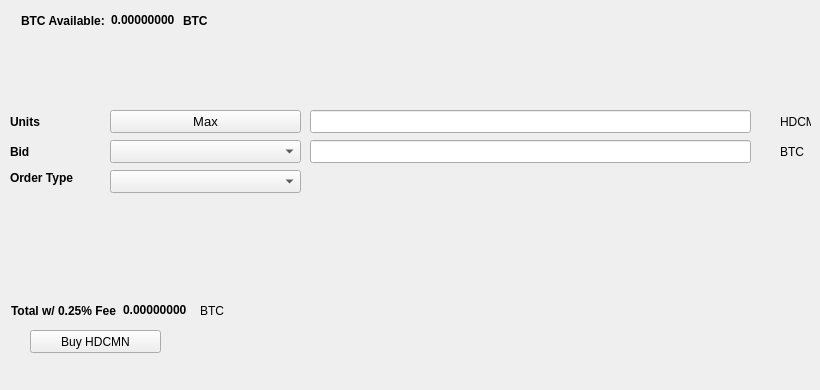
   <widget class="QWidget" name="BuyTab">
    <attribute name="title">
     <string>Buy</string>
    </attribute>
    <widget class="QPushButton" name="BuyHDCMN">
     <property name="geometry">
      <rect>
       <x>30</x>
       <y>330</y>
       <width>131</width>
       <height>23</height>
      </rect>
     </property>
     <property name="text">
      <string>Buy HDCMN</string>
     </property>
     <property name="icon">
      <iconset resource="../hondaiscoinmn.qrc">
       <normaloff>:/icons/bitcoin</normaloff>:/icons/bitcoin</iconset>
     </property>
    </widget>
    <widget class="QLabel" name="label_3">
     <property name="geometry">
      <rect>
       <x>10</x>
       <y>110</y>
       <width>46</width>
       <height>23</height>
      </rect>
     </property>
     <property name="font">
      <font>
       <weight>75</weight>
       <bold>true</bold>
      </font>
     </property>
     <property name="text">
      <string>Units</string>
     </property>
    </widget>
    <widget class="QLineEdit" name="UnitsInput">
     <property name="geometry">
      <rect>
       <x>310</x>
       <y>110</y>
       <width>441</width>
       <height>23</height>
      </rect>
     </property>
     <property name="font">
      <font>
       <pointsize>9</pointsize>
       <weight>75</weight>
       <bold>true</bold>
      </font>
     </property>
    </widget>
    <widget class="QLineEdit" name="BuyBidPriceEdit">
     <property name="geometry">
      <rect>
       <x>310</x>
       <y>140</y>
       <width>441</width>
       <height>23</height>
      </rect>
     </property>
     <property name="font">
      <font>
       <pointsize>9</pointsize>
       <weight>75</weight>
       <bold>true</bold>
      </font>
     </property>
    </widget>
    <widget class="QLabel" name="label_4">
     <property name="geometry">
      <rect>
       <x>780</x>
       <y>110</y>
       <width>31</width>
       <height>23</height>
      </rect>
     </property>
     <property name="text">
      <string>HDCMN</string>
     </property>
    </widget>
    <widget class="QLabel" name="label_5">
     <property name="geometry">
      <rect>
       <x>780</x>
       <y>140</y>
       <width>31</width>
       <height>23</height>
      </rect>
     </property>
     <property name="text">
      <string>BTC</string>
     </property>
    </widget>
    <widget class="QLabel" name="label_6">
     <property name="geometry">
      <rect>
       <x>10</x>
       <y>140</y>
       <width>46</width>
       <height>23</height>
      </rect>
     </property>
     <property name="font">
      <font>
       <weight>75</weight>
       <bold>true</bold>
      </font>
     </property>
     <property name="text">
      <string>Bid</string>
     </property>
    </widget>
    <widget class="QLabel" name="label_7">
     <property name="geometry">
      <rect>
       <x>10</x>
       <y>170</y>
       <width>91</width>
       <height>16</height>
      </rect>
     </property>
     <property name="font">
      <font>
       <weight>75</weight>
       <bold>true</bold>
      </font>
     </property>
     <property name="text">
      <string>Order Type</string>
     </property>
    </widget>
    <widget class="QPushButton" name="Buy_Max_Amount">
     <property name="geometry">
      <rect>
       <x>110</x>
       <y>110</y>
       <width>191</width>
       <height>23</height>
      </rect>
     </property>
     <property name="font">
      <font>
       <pointsize>10</pointsize>
      </font>
     </property>
     <property name="text">
      <string>Max</string>
     </property>
    </widget>
    <widget class="QComboBox" name="BuyBidcomboBox">
     <property name="geometry">
      <rect>
       <x>110</x>
       <y>140</y>
       <width>191</width>
       <height>23</height>
      </rect>
     </property>
     <property name="font">
      <font>
       <pointsize>10</pointsize>
      </font>
     </property>
    </widget>
    <widget class="QComboBox" name="buyOrdertypeCombo">
     <property name="geometry">
      <rect>
       <x>110</x>
       <y>170</y>
       <width>191</width>
       <height>23</height>
      </rect>
     </property>
     <property name="font">
      <font>
       <pointsize>10</pointsize>
      </font>
     </property>
    </widget>
    <widget class="QWidget" name="layoutWidget1">
     <property name="geometry">
      <rect>
       <x>21</x>
       <y>11</y>
       <width>227</width>
       <height>19</height>
      </rect>
     </property>
     <layout class="QHBoxLayout" name="horizontalLayout_3">
      <item>
       <widget class="QLabel" name="label232">
        <property name="font">
         <font>
          <weight>75</weight>
          <bold>true</bold>
         </font>
        </property>
        <property name="text">
         <string>BTC Available:</string>
        </property>
       </widget>
      </item>
      <item>
       <widget class="QLabel" name="BtcAvailableLbl">
        <property name="palette">
         <palette>
          <active>
           <colorrole role="WindowText">
            <brush brushstyle="SolidPattern">
             <color alpha="255">
              <red>0</red>
              <green>0</green>
              <blue>0</blue>
             </color>
            </brush>
           </colorrole>
           <colorrole role="Button">
            <brush brushstyle="SolidPattern">
             <color alpha="255">
              <red>0</red>
              <green>170</green>
              <blue>0</blue>
             </color>
            </brush>
           </colorrole>
           <colorrole role="Light">
            <brush brushstyle="SolidPattern">
             <color alpha="255">
              <red>0</red>
              <green>255</green>
              <blue>0</blue>
             </color>
            </brush>
           </colorrole>
           <colorrole role="Midlight">
            <brush brushstyle="SolidPattern">
             <color alpha="255">
              <red>0</red>
              <green>212</green>
              <blue>0</blue>
             </color>
            </brush>
           </colorrole>
           <colorrole role="Dark">
            <brush brushstyle="SolidPattern">
             <color alpha="255">
              <red>0</red>
              <green>85</green>
              <blue>0</blue>
             </color>
            </brush>
           </colorrole>
           <colorrole role="Mid">
            <brush brushstyle="SolidPattern">
             <color alpha="255">
              <red>0</red>
              <green>113</green>
              <blue>0</blue>
             </color>
            </brush>
           </colorrole>
           <colorrole role="Text">
            <brush brushstyle="SolidPattern">
             <color alpha="255">
              <red>0</red>
              <green>170</green>
              <blue>0</blue>
             </color>
            </brush>
           </colorrole>
           <colorrole role="BrightText">
            <brush brushstyle="SolidPattern">
             <color alpha="255">
              <red>255</red>
              <green>255</green>
              <blue>255</blue>
             </color>
            </brush>
           </colorrole>
           <colorrole role="ButtonText">
            <brush brushstyle="SolidPattern">
             <color alpha="255">
              <red>0</red>
              <green>0</green>
              <blue>0</blue>
             </color>
            </brush>
           </colorrole>
           <colorrole role="Base">
            <brush brushstyle="SolidPattern">
             <color alpha="255">
              <red>255</red>
              <green>255</green>
              <blue>255</blue>
             </color>
            </brush>
           </colorrole>
           <colorrole role="Window">
            <brush brushstyle="SolidPattern">
             <color alpha="255">
              <red>0</red>
              <green>170</green>
              <blue>0</blue>
             </color>
            </brush>
           </colorrole>
           <colorrole role="Shadow">
            <brush brushstyle="SolidPattern">
             <color alpha="255">
              <red>0</red>
              <green>0</green>
              <blue>0</blue>
             </color>
            </brush>
           </colorrole>
           <colorrole role="AlternateBase">
            <brush brushstyle="SolidPattern">
             <color alpha="255">
              <red>127</red>
              <green>212</green>
              <blue>127</blue>
             </color>
            </brush>
           </colorrole>
           <colorrole role="ToolTipBase">
            <brush brushstyle="SolidPattern">
             <color alpha="255">
              <red>255</red>
              <green>255</green>
              <blue>220</blue>
             </color>
            </brush>
           </colorrole>
           <colorrole role="ToolTipText">
            <brush brushstyle="SolidPattern">
             <color alpha="255">
              <red>0</red>
              <green>0</green>
              <blue>0</blue>
             </color>
            </brush>
           </colorrole>
          </active>
          <inactive>
           <colorrole role="WindowText">
            <brush brushstyle="SolidPattern">
             <color alpha="255">
              <red>0</red>
              <green>0</green>
              <blue>0</blue>
             </color>
            </brush>
           </colorrole>
           <colorrole role="Button">
            <brush brushstyle="SolidPattern">
             <color alpha="255">
              <red>0</red>
              <green>170</green>
              <blue>0</blue>
             </color>
            </brush>
           </colorrole>
           <colorrole role="Light">
            <brush brushstyle="SolidPattern">
             <color alpha="255">
              <red>0</red>
              <green>255</green>
              <blue>0</blue>
             </color>
            </brush>
           </colorrole>
           <colorrole role="Midlight">
            <brush brushstyle="SolidPattern">
             <color alpha="255">
              <red>0</red>
              <green>212</green>
              <blue>0</blue>
             </color>
            </brush>
           </colorrole>
           <colorrole role="Dark">
            <brush brushstyle="SolidPattern">
             <color alpha="255">
              <red>0</red>
              <green>85</green>
              <blue>0</blue>
             </color>
            </brush>
           </colorrole>
           <colorrole role="Mid">
            <brush brushstyle="SolidPattern">
             <color alpha="255">
              <red>0</red>
              <green>113</green>
              <blue>0</blue>
             </color>
            </brush>
           </colorrole>
           <colorrole role="Text">
            <brush brushstyle="SolidPattern">
             <color alpha="255">
              <red>0</red>
              <green>170</green>
              <blue>0</blue>
             </color>
            </brush>
           </colorrole>
           <colorrole role="BrightText">
            <brush brushstyle="SolidPattern">
             <color alpha="255">
              <red>255</red>
              <green>255</green>
              <blue>255</blue>
             </color>
            </brush>
           </colorrole>
           <colorrole role="ButtonText">
            <brush brushstyle="SolidPattern">
             <color alpha="255">
              <red>0</red>
              <green>0</green>
              <blue>0</blue>
             </color>
            </brush>
           </colorrole>
           <colorrole role="Base">
            <brush brushstyle="SolidPattern">
             <color alpha="255">
              <red>255</red>
              <green>255</green>
              <blue>255</blue>
             </color>
            </brush>
           </colorrole>
           <colorrole role="Window">
            <brush brushstyle="SolidPattern">
             <color alpha="255">
              <red>0</red>
              <green>170</green>
              <blue>0</blue>
             </color>
            </brush>
           </colorrole>
           <colorrole role="Shadow">
            <brush brushstyle="SolidPattern">
             <color alpha="255">
              <red>0</red>
              <green>0</green>
              <blue>0</blue>
             </color>
            </brush>
           </colorrole>
           <colorrole role="AlternateBase">
            <brush brushstyle="SolidPattern">
             <color alpha="255">
              <red>127</red>
              <green>212</green>
              <blue>127</blue>
             </color>
            </brush>
           </colorrole>
           <colorrole role="ToolTipBase">
            <brush brushstyle="SolidPattern">
             <color alpha="255">
              <red>255</red>
              <green>255</green>
              <blue>220</blue>
             </color>
            </brush>
           </colorrole>
           <colorrole role="ToolTipText">
            <brush brushstyle="SolidPattern">
             <color alpha="255">
              <red>0</red>
              <green>0</green>
              <blue>0</blue>
             </color>
            </brush>
           </colorrole>
          </inactive>
          <disabled>
           <colorrole role="WindowText">
            <brush brushstyle="SolidPattern">
             <color alpha="255">
              <red>0</red>
              <green>85</green>
              <blue>0</blue>
             </color>
            </brush>
           </colorrole>
           <colorrole role="Button">
            <brush brushstyle="SolidPattern">
             <color alpha="255">
              <red>0</red>
              <green>170</green>
              <blue>0</blue>
             </color>
            </brush>
           </colorrole>
           <colorrole role="Light">
            <brush brushstyle="SolidPattern">
             <color alpha="255">
              <red>0</red>
              <green>255</green>
              <blue>0</blue>
             </color>
            </brush>
           </colorrole>
           <colorrole role="Midlight">
            <brush brushstyle="SolidPattern">
             <color alpha="255">
              <red>0</red>
              <green>212</green>
              <blue>0</blue>
             </color>
            </brush>
           </colorrole>
           <colorrole role="Dark">
            <brush brushstyle="SolidPattern">
             <color alpha="255">
              <red>0</red>
              <green>85</green>
              <blue>0</blue>
             </color>
            </brush>
           </colorrole>
           <colorrole role="Mid">
            <brush brushstyle="SolidPattern">
             <color alpha="255">
              <red>0</red>
              <green>113</green>
              <blue>0</blue>
             </color>
            </brush>
           </colorrole>
           <colorrole role="Text">
            <brush brushstyle="SolidPattern">
             <color alpha="255">
              <red>0</red>
              <green>85</green>
              <blue>0</blue>
             </color>
            </brush>
           </colorrole>
           <colorrole role="BrightText">
            <brush brushstyle="SolidPattern">
             <color alpha="255">
              <red>255</red>
              <green>255</green>
              <blue>255</blue>
             </color>
            </brush>
           </colorrole>
           <colorrole role="ButtonText">
            <brush brushstyle="SolidPattern">
             <color alpha="255">
              <red>0</red>
              <green>85</green>
              <blue>0</blue>
             </color>
            </brush>
           </colorrole>
           <colorrole role="Base">
            <brush brushstyle="SolidPattern">
             <color alpha="255">
              <red>0</red>
              <green>170</green>
              <blue>0</blue>
             </color>
            </brush>
           </colorrole>
           <colorrole role="Window">
            <brush brushstyle="SolidPattern">
             <color alpha="255">
              <red>0</red>
              <green>170</green>
              <blue>0</blue>
             </color>
            </brush>
           </colorrole>
           <colorrole role="Shadow">
            <brush brushstyle="SolidPattern">
             <color alpha="255">
              <red>0</red>
              <green>0</green>
              <blue>0</blue>
             </color>
            </brush>
           </colorrole>
           <colorrole role="AlternateBase">
            <brush brushstyle="SolidPattern">
             <color alpha="255">
              <red>0</red>
              <green>170</green>
              <blue>0</blue>
             </color>
            </brush>
           </colorrole>
           <colorrole role="ToolTipBase">
            <brush brushstyle="SolidPattern">
             <color alpha="255">
              <red>255</red>
              <green>255</green>
              <blue>220</blue>
             </color>
            </brush>
           </colorrole>
           <colorrole role="ToolTipText">
            <brush brushstyle="SolidPattern">
             <color alpha="255">
              <red>0</red>
              <green>0</green>
              <blue>0</blue>
             </color>
            </brush>
           </colorrole>
          </disabled>
         </palette>
        </property>
        <property name="font">
         <font>
          <weight>75</weight>
          <bold>true</bold>
         </font>
        </property>
        <property name="text">
         <string>0.00000000</string>
        </property>
        <property name="textInteractionFlags">
         <set>Qt::LinksAccessibleByMouse|Qt::TextSelectableByKeyboard|Qt::TextSelectableByMouse</set>
        </property>
       </widget>
      </item>
      <item>
       <widget class="QLabel" name="BtcAvailableLbl_2">
        <property name="font">
         <font>
          <weight>75</weight>
          <bold>true</bold>
         </font>
        </property>
        <property name="text">
         <string>BTC</string>
        </property>
       </widget>
      </item>
     </layout>
    </widget>
    <widget class="QWidget" name="layoutWidge2">
     <property name="geometry">
      <rect>
       <x>11</x>
       <y>301</y>
       <width>259</width>
       <height>19</height>
      </rect>
     </property>
     <layout class="QHBoxLayout" name="horizontalLayout_4">
      <item>
       <widget class="QLabel" name="label_9">
        <property name="font">
         <font>
          <weight>75</weight>
          <bold>true</bold>
         </font>
        </property>
        <property name="text">
         <string>Total w/ 0.25% Fee</string>
        </property>
       </widget>
      </item>
      <item>
       <widget class="QLabel" name="BuyCostLabel">
        <property name="palette">
         <palette>
          <active>
           <colorrole role="WindowText">
            <brush brushstyle="SolidPattern">
             <color alpha="255">
              <red>0</red>
              <green>0</green>
              <blue>0</blue>
             </color>
            </brush>
           </colorrole>
           <colorrole role="Button">
            <brush brushstyle="SolidPattern">
             <color alpha="255">
              <red>0</red>
              <green>170</green>
              <blue>0</blue>
             </color>
            </brush>
           </colorrole>
           <colorrole role="Light">
            <brush brushstyle="SolidPattern">
             <color alpha="255">
              <red>0</red>
              <green>255</green>
              <blue>0</blue>
             </color>
            </brush>
           </colorrole>
           <colorrole role="Midlight">
            <brush brushstyle="SolidPattern">
             <color alpha="255">
              <red>0</red>
              <green>212</green>
              <blue>0</blue>
             </color>
            </brush>
           </colorrole>
           <colorrole role="Dark">
            <brush brushstyle="SolidPattern">
             <color alpha="255">
              <red>0</red>
              <green>85</green>
              <blue>0</blue>
             </color>
            </brush>
           </colorrole>
           <colorrole role="Mid">
            <brush brushstyle="SolidPattern">
             <color alpha="255">
              <red>0</red>
              <green>113</green>
              <blue>0</blue>
             </color>
            </brush>
           </colorrole>
           <colorrole role="Text">
            <brush brushstyle="SolidPattern">
             <color alpha="255">
              <red>0</red>
              <green>170</green>
              <blue>0</blue>
             </color>
            </brush>
           </colorrole>
           <colorrole role="BrightText">
            <brush brushstyle="SolidPattern">
             <color alpha="255">
              <red>255</red>
              <green>255</green>
              <blue>255</blue>
             </color>
            </brush>
           </colorrole>
           <colorrole role="ButtonText">
            <brush brushstyle="SolidPattern">
             <color alpha="255">
              <red>0</red>
              <green>0</green>
              <blue>0</blue>
             </color>
            </brush>
           </colorrole>
           <colorrole role="Base">
            <brush brushstyle="SolidPattern">
             <color alpha="255">
              <red>255</red>
              <green>255</green>
              <blue>255</blue>
             </color>
            </brush>
           </colorrole>
           <colorrole role="Window">
            <brush brushstyle="SolidPattern">
             <color alpha="255">
              <red>0</red>
              <green>170</green>
              <blue>0</blue>
             </color>
            </brush>
           </colorrole>
           <colorrole role="Shadow">
            <brush brushstyle="SolidPattern">
             <color alpha="255">
              <red>0</red>
              <green>0</green>
              <blue>0</blue>
             </color>
            </brush>
           </colorrole>
           <colorrole role="AlternateBase">
            <brush brushstyle="SolidPattern">
             <color alpha="255">
              <red>127</red>
              <green>212</green>
              <blue>127</blue>
             </color>
            </brush>
           </colorrole>
           <colorrole role="ToolTipBase">
            <brush brushstyle="SolidPattern">
             <color alpha="255">
              <red>255</red>
              <green>255</green>
              <blue>220</blue>
             </color>
            </brush>
           </colorrole>
           <colorrole role="ToolTipText">
            <brush brushstyle="SolidPattern">
             <color alpha="255">
              <red>0</red>
              <green>0</green>
              <blue>0</blue>
             </color>
            </brush>
           </colorrole>
          </active>
          <inactive>
           <colorrole role="WindowText">
            <brush brushstyle="SolidPattern">
             <color alpha="255">
              <red>0</red>
              <green>0</green>
              <blue>0</blue>
             </color>
            </brush>
           </colorrole>
           <colorrole role="Button">
            <brush brushstyle="SolidPattern">
             <color alpha="255">
              <red>0</red>
              <green>170</green>
              <blue>0</blue>
             </color>
            </brush>
           </colorrole>
           <colorrole role="Light">
            <brush brushstyle="SolidPattern">
             <color alpha="255">
              <red>0</red>
              <green>255</green>
              <blue>0</blue>
             </color>
            </brush>
           </colorrole>
           <colorrole role="Midlight">
            <brush brushstyle="SolidPattern">
             <color alpha="255">
              <red>0</red>
              <green>212</green>
              <blue>0</blue>
             </color>
            </brush>
           </colorrole>
           <colorrole role="Dark">
            <brush brushstyle="SolidPattern">
             <color alpha="255">
              <red>0</red>
              <green>85</green>
              <blue>0</blue>
             </color>
            </brush>
           </colorrole>
           <colorrole role="Mid">
            <brush brushstyle="SolidPattern">
             <color alpha="255">
              <red>0</red>
              <green>113</green>
              <blue>0</blue>
             </color>
            </brush>
           </colorrole>
           <colorrole role="Text">
            <brush brushstyle="SolidPattern">
             <color alpha="255">
              <red>0</red>
              <green>170</green>
              <blue>0</blue>
             </color>
            </brush>
           </colorrole>
           <colorrole role="BrightText">
            <brush brushstyle="SolidPattern">
             <color alpha="255">
              <red>255</red>
              <green>255</green>
              <blue>255</blue>
             </color>
            </brush>
           </colorrole>
           <colorrole role="ButtonText">
            <brush brushstyle="SolidPattern">
             <color alpha="255">
              <red>0</red>
              <green>0</green>
              <blue>0</blue>
             </color>
            </brush>
           </colorrole>
           <colorrole role="Base">
            <brush brushstyle="SolidPattern">
             <color alpha="255">
              <red>255</red>
              <green>255</green>
              <blue>255</blue>
             </color>
            </brush>
           </colorrole>
           <colorrole role="Window">
            <brush brushstyle="SolidPattern">
             <color alpha="255">
              <red>0</red>
              <green>170</green>
              <blue>0</blue>
             </color>
            </brush>
           </colorrole>
           <colorrole role="Shadow">
            <brush brushstyle="SolidPattern">
             <color alpha="255">
              <red>0</red>
              <green>0</green>
              <blue>0</blue>
             </color>
            </brush>
           </colorrole>
           <colorrole role="AlternateBase">
            <brush brushstyle="SolidPattern">
             <color alpha="255">
              <red>127</red>
              <green>212</green>
              <blue>127</blue>
             </color>
            </brush>
           </colorrole>
           <colorrole role="ToolTipBase">
            <brush brushstyle="SolidPattern">
             <color alpha="255">
              <red>255</red>
              <green>255</green>
              <blue>220</blue>
             </color>
            </brush>
           </colorrole>
           <colorrole role="ToolTipText">
            <brush brushstyle="SolidPattern">
             <color alpha="255">
              <red>0</red>
              <green>0</green>
              <blue>0</blue>
             </color>
            </brush>
           </colorrole>
          </inactive>
          <disabled>
           <colorrole role="WindowText">
            <brush brushstyle="SolidPattern">
             <color alpha="255">
              <red>0</red>
              <green>85</green>
              <blue>0</blue>
             </color>
            </brush>
           </colorrole>
           <colorrole role="Button">
            <brush brushstyle="SolidPattern">
             <color alpha="255">
              <red>0</red>
              <green>170</green>
              <blue>0</blue>
             </color>
            </brush>
           </colorrole>
           <colorrole role="Light">
            <brush brushstyle="SolidPattern">
             <color alpha="255">
              <red>0</red>
              <green>255</green>
              <blue>0</blue>
             </color>
            </brush>
           </colorrole>
           <colorrole role="Midlight">
            <brush brushstyle="SolidPattern">
             <color alpha="255">
              <red>0</red>
              <green>212</green>
              <blue>0</blue>
             </color>
            </brush>
           </colorrole>
           <colorrole role="Dark">
            <brush brushstyle="SolidPattern">
             <color alpha="255">
              <red>0</red>
              <green>85</green>
              <blue>0</blue>
             </color>
            </brush>
           </colorrole>
           <colorrole role="Mid">
            <brush brushstyle="SolidPattern">
             <color alpha="255">
              <red>0</red>
              <green>113</green>
              <blue>0</blue>
             </color>
            </brush>
           </colorrole>
           <colorrole role="Text">
            <brush brushstyle="SolidPattern">
             <color alpha="255">
              <red>0</red>
              <green>85</green>
              <blue>0</blue>
             </color>
            </brush>
           </colorrole>
           <colorrole role="BrightText">
            <brush brushstyle="SolidPattern">
             <color alpha="255">
              <red>255</red>
              <green>255</green>
              <blue>255</blue>
             </color>
            </brush>
           </colorrole>
           <colorrole role="ButtonText">
            <brush brushstyle="SolidPattern">
             <color alpha="255">
              <red>0</red>
              <green>85</green>
              <blue>0</blue>
             </color>
            </brush>
           </colorrole>
           <colorrole role="Base">
            <brush brushstyle="SolidPattern">
             <color alpha="255">
              <red>0</red>
              <green>170</green>
              <blue>0</blue>
             </color>
            </brush>
           </colorrole>
           <colorrole role="Window">
            <brush brushstyle="SolidPattern">
             <color alpha="255">
              <red>0</red>
              <green>170</green>
              <blue>0</blue>
             </color>
            </brush>
           </colorrole>
           <colorrole role="Shadow">
            <brush brushstyle="SolidPattern">
             <color alpha="255">
              <red>0</red>
              <green>0</green>
              <blue>0</blue>
             </color>
            </brush>
           </colorrole>
           <colorrole role="AlternateBase">
            <brush brushstyle="SolidPattern">
             <color alpha="255">
              <red>0</red>
              <green>170</green>
              <blue>0</blue>
             </color>
            </brush>
           </colorrole>
           <colorrole role="ToolTipBase">
            <brush brushstyle="SolidPattern">
             <color alpha="255">
              <red>255</red>
              <green>255</green>
              <blue>220</blue>
             </color>
            </brush>
           </colorrole>
           <colorrole role="ToolTipText">
            <brush brushstyle="SolidPattern">
             <color alpha="255">
              <red>0</red>
              <green>0</green>
              <blue>0</blue>
             </color>
            </brush>
           </colorrole>
          </disabled>
         </palette>
        </property>
        <property name="font">
         <font>
          <weight>75</weight>
          <bold>true</bold>
         </font>
        </property>
        <property name="autoFillBackground">
         <bool>false</bool>
        </property>
        <property name="text">
         <string>0.00000000</string>
        </property>
        <property name="textInteractionFlags">
         <set>Qt::LinksAccessibleByMouse|Qt::TextSelectableByMouse</set>
        </property>
       </widget>
      </item>
      <item>
       <widget class="QLabel" name="label_10">
        <property name="font">
         <font>
          <weight>50</weight>
          <bold>false</bold>
         </font>
        </property>
        <property name="text">
         <string>BTC</string>
        </property>
       </widget>
      </item>
     </layout>
    </widget>
    <widget class="QLabel" name="label_24">
     <property name="geometry">
      <rect>
       <x>460</x>
       <y>300</y>
       <width>281</width>
       <height>81</height>
      </rect>
     </property>
     <property name="text">
      <string/>
     </property>
     <property name="pixmap">
      <pixmap>:/images/bittrex</pixmap>
     </property>
    </widget>
   </widget>
